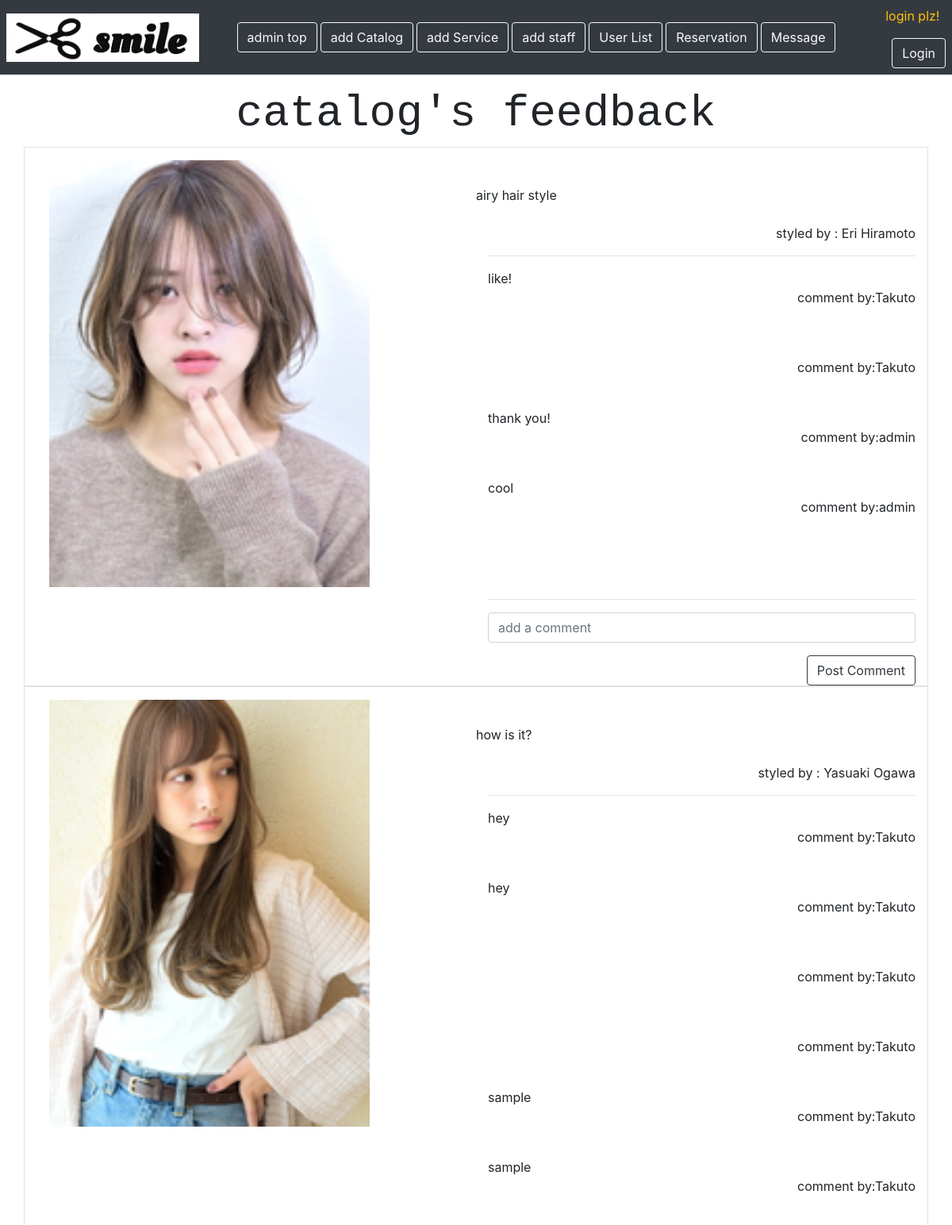
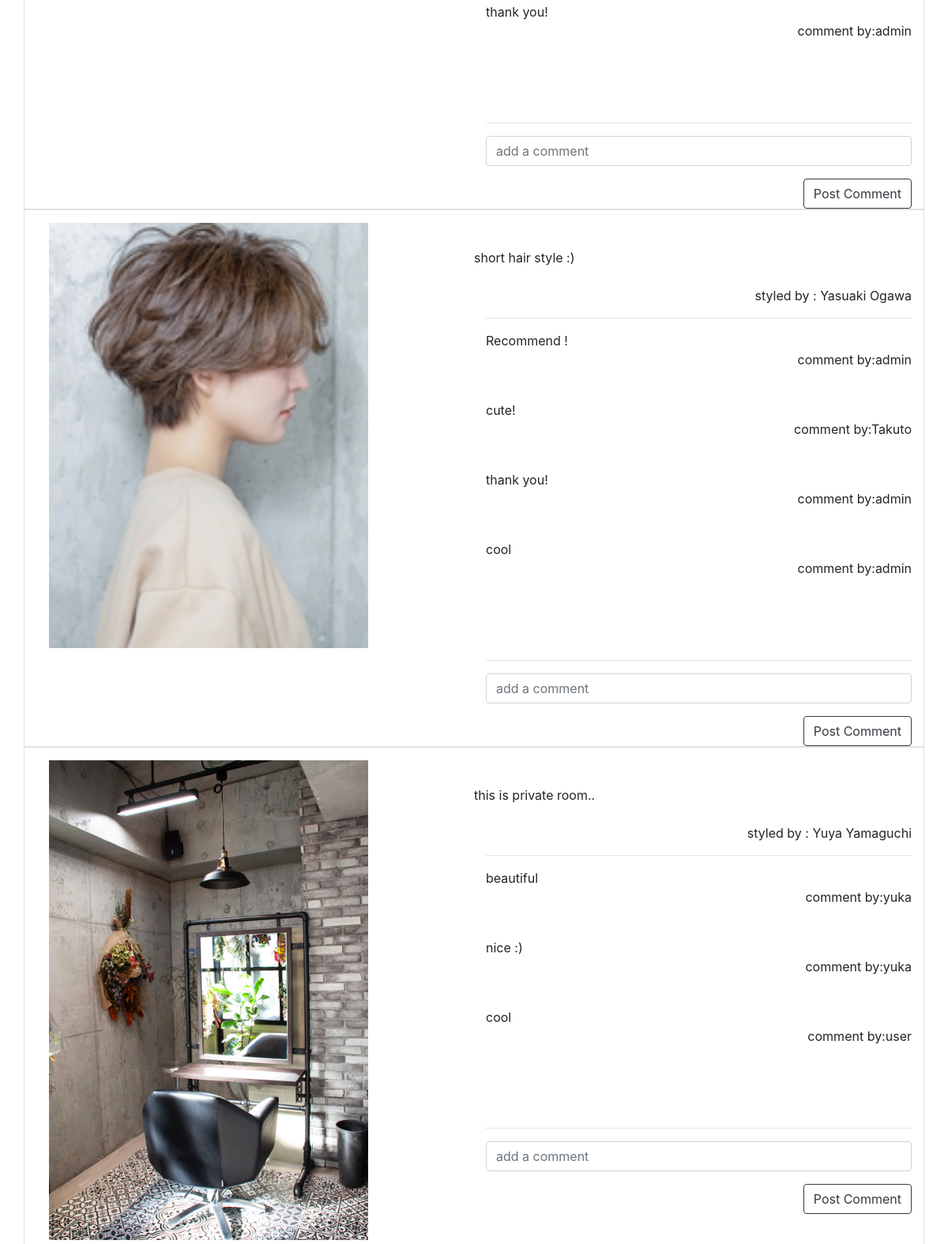
Page /catalog_fb.php (upper part) on the earlier database version (2 pictures, top to bottom).
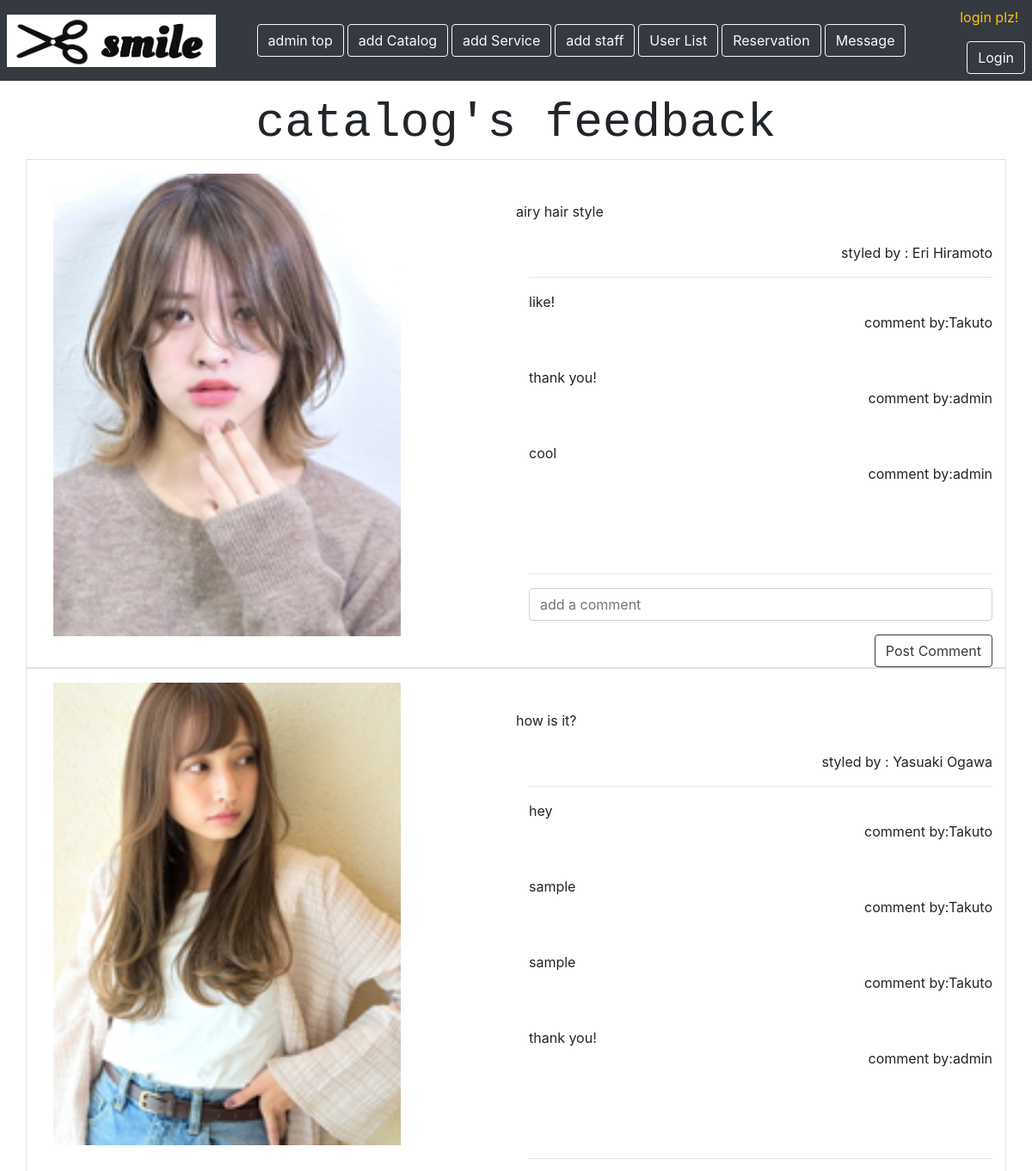
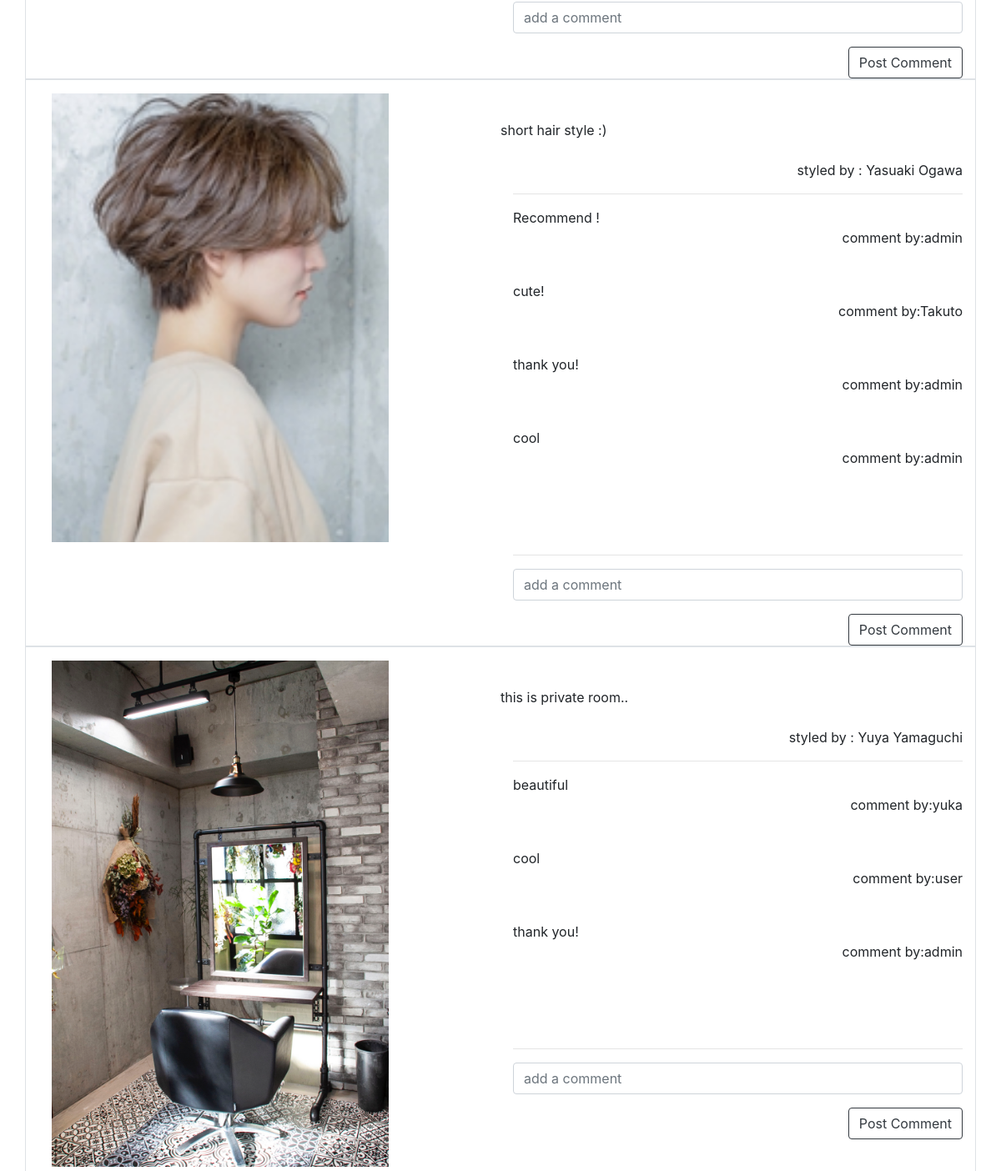
Same page on the later database version (2 pictures, top to bottom).
### tables this page shows
CREATE TABLE `catalog` (
  `catalog_id` int(11) NOT NULL,
  `catalog_photo` varchar(100) NOT NULL,
  `catalog_comment` varchar(1000) NOT NULL,
  `photo_stylist` varchar(100) NOT NULL
);

CREATE TABLE `catalog_comment` (
  `comment_id` int(11) NOT NULL,
  `comment` varchar(100) NOT NULL,
  `user` varchar(100) NOT NULL,
  `catalog_id` int(11) NOT NULL,
  `user_id` int(100) NOT NULL
);

### classes/connection.php (called while the page is built, shortened)
<?php
class Connection{
    private $servername="localhost";
    private $username ="root";
    private $password ="root";
    private $db_name ="hairsalon";
    function __construct(){
        $this->conn = new mysqli($this->servername,$this->username,$this->password,$this->db_name);
        if($this->conn->connect_error){
            die('error connection to database'.$this->conn->connect_error);
        }else{
            return $this->conn;
        }
    }
}
?>

### hairsalonAction.php (called while the page is built, shortened)
<?php
include 'classes/Hairsalon.php';
$Hairsalon= new Hairsalon;
?>

### classes/Hairsalon.php (called while the page is built, shortened)
<?php
include 'connection.php';
class Hairsalon extends Connection{
function displayCatalogComment($catalogID){
    $sql="SELECT * FROM catalog_comment WHERE catalog_id ='$catalogID'";
    $result =$this->conn->query($sql);
    if($result->num_rows>0){
        while($rows =$result->fetch_assoc()){
            $row[]=$rows;
        }return $row;
    }else{
        return FALSE;
    }
}
function displayCatalog(){
    $sql="SELECT * FROM catalog ORDER BY catalog_id DESC";
    $result =$this->conn->query($sql);
    if($result->num_rows>0){
        while($rows =$result->fetch_assoc()){
            $row[]=$rows;
        }
        return $row;
    }else{
        return FALSE;
    }
}
}
?>

### catalog_fb.php (the view, shortened to what this page needs)
<?php
include 'adminMenu.php';
$hairCatalogList = $Hairsalon->displayCatalog();
?>
<!doctype html>
<html lang="en">
  <head>
    <link rel="stylesheet" href="https://stackpath.bootstrapcdn.com/bootstrap/4.3.1/css/bootstrap.min.css">
</head>
  <body>
      <div class="container mt-3">
        <h3 class="display-4 text-monospace text-center"> catalog's feedback</h3>
            <?php
             foreach($hairCatalogList as $row){
                echo "<div class='row border'>";
                    echo "<div class='col-lg-6'>";
                        $uploaded_photo = $row['catalog_photo'];
                        echo "<img src='upload/admin/catalog/$uploaded_photo' alt='' class='w-75 m-3'　id='' >";
                    echo "</div>";
                    echo "<div class='col-lg-6'>";
                            echo"<div class='row mt-5'>";
                                echo $row['catalog_comment'];
                            echo "</div>";
                            echo "<br>";
                            echo "<p class='text-right'> styled by : ".$row['photo_stylist']."</p>";
                            echo "<hr>";
                            $catalogID= $row['catalog_id'];
                            $comments=$Hairsalon->displayCatalogComment($catalogID);
                            foreach($comments as $row2){
                                echo $row2['comment'];
                                echo "<br>";
                                echo "<p class='text-right'>comment by:".$row2['user']."</p>";
                                echo "<br>";
                            }
                            echo "<br>";
                            echo "<br>";
                            echo "<hr>";
                            echo "<form action='hairsalonAction.php' method='post'>";
                            ?>
                                <input type="text" name="content" class = 'form-control' placeholder='add a comment' id="">
                                <button type="submit" name='send' class="btn btn-outline-dark float-right mt-3">Post Comment</button>
                           <?php
                            echo "</form>";
                    echo "</div>";
                echo "</div>";
                }
            ?>
        </div>
  </body>
</html>

Differences in the rows shown:
removed catalog_comment: user "Takuto", shown under catalog "airy hair style"
removed catalog_comment: comment "hey", user "Takuto", shown under catalog "how is it?"
removed catalog_comment: user "Takuto", shown under catalog "how is it?"
removed catalog_comment: user "Takuto", shown under catalog "how is it?"
removed catalog_comment: comment "nice :)", user "yuka", shown under catalog "this is private room.."
added catalog_comment: comment "thank you!", user "admin", shown under catalog "this is private room.."
